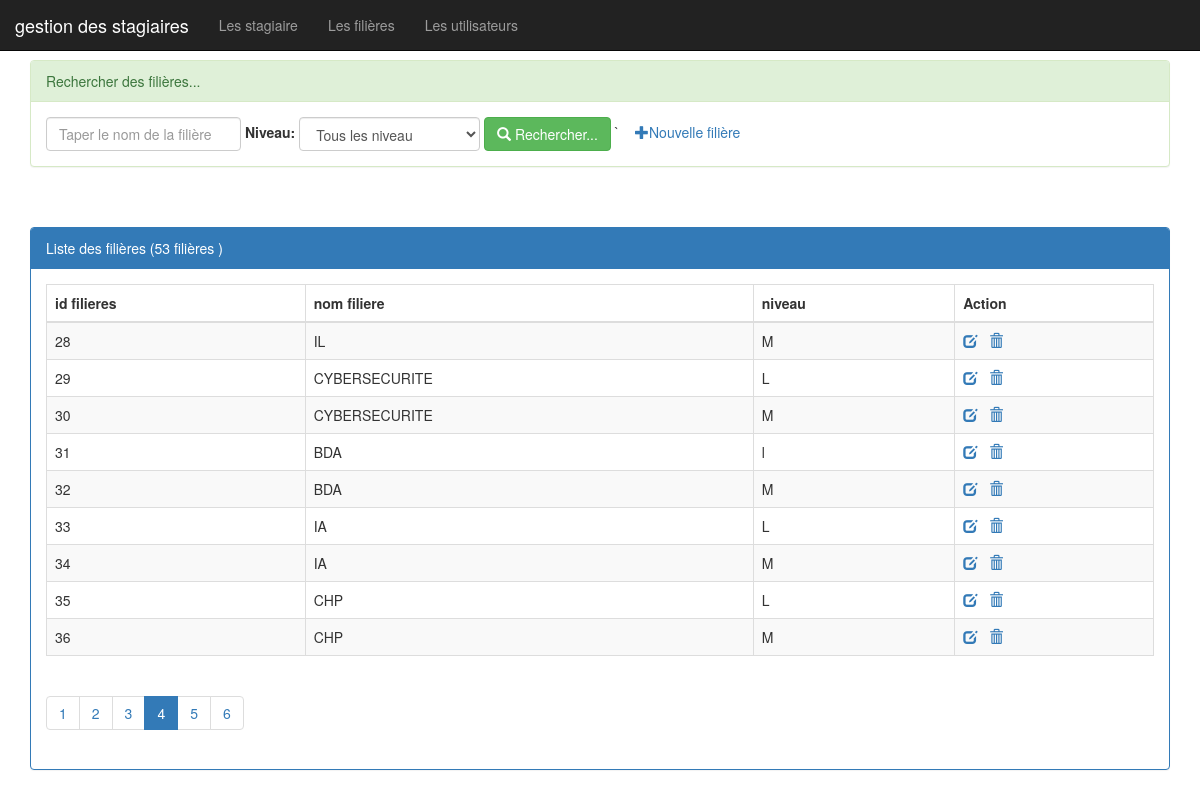
The page /filières.php?page=4 on the database its author committed.
### filières.php (the view, shortened to what this page needs)
<?php
require_once("connexiondb.php");
  $nomf = isset($_GET['nomF']) ? $_GET['nomF'] : "";
  $niveau = isset($_GET['niveau']) ? $_GET['niveau'] : "all";
  $size = isset($_GET['size']) ? $_GET['size'] : 9;
$page = isset($_GET['page']) ? $_GET['page'] : 1;
$offset = ($page-1)*$size;
  if ($niveau=="all") {
      $requete="select * from filières
       where nomfiliere like '%$nomf%'
       limit $size
       offset $offset";
       $requeteCount="select count(*) countF from filières
       where nomfiliere like '%$nomf%' ";
         }
  $resultatF=$pdo -> query($requete);
  $resultatCount=$pdo -> query($requeteCount);
$tabCount = $resultatCount->fetch();
$nbrfiliere = $tabCount['countF'];
$reste=$nbrfiliere%$size;
if ($reste === 0)
  $nbrPage = $nbrfiliere / $size;
else
  $nbrPage = floor($nbrfiliere / $size) + 1;
?>
<!DOCTYPE html>
<html>
<head>
<link rel="stylesheet" href="//netdna.bootstrapcdn.com/bootstrap/3.1.1/css/bootstrap.min.css">
<link rel="stylesheet" href="css/monstyle.css">
</head>
 <body>
     <?php include("menu.php"); ?>
     <div class="container">
          <div class="panel panel-success margetop">
             <div class="panel-heading">Rechercher des filières...</div>
             <div class="panel-body">
               <form action="filières.php" method="get" class="form-inline">
                  <div class="form-group">
                  <input type="text" name="nomF" placeholder="Taper le nom de la filière" class="form-control" value="<?php echo $nomf ?>">
                  </div>
                  <label for="niveau">Niveau:</label>
                   <select name="niveau" class="form-control" id="niveau" onchange="this.form.submit()">
                   <option value="all" <?php if($niveau==="all")echo "selected" ?>>Tous les niveau</option>
                  </select>
                  <button type="submit" class="btn btn-success">
                     <span class="glyphicon glyphicon-search"></span>
                      Rechercher...
                     </button>
                     `&nbsp &nbsp
                     <a href="vouvellefilière.php">
                     <span class="glyphicon glyphicon-plus"></span>Nouvelle filière</a>
               </form>
             </div>
          </div>
          <div class="panel panel-primary margetop">
             <div class="panel-heading">Liste des filières (<?php echo $nbrfiliere?> filières )</div>
             <div class="panel-body">
               <table class="table table-striped table-bordered">
                  <thead>
                   <tr>
                     <th>id filieres</th><th>nom filiere</th><th>niveau</th><th>Action</th>
                   </tr>
                  </thead>
                  <tbody>
                   <?php while($filières=$resultatF->fetch()){ ?>
                     <tr>
                        <td><?php echo $filières['idfilieres'] ?></td>
                        <td><?php echo $filières['nomfiliere'] ?></td>
                        <td><?php echo $filières['niveau']     ?></td>
                        <td>
                         <a href="editerfilière.php">
                           <span class="glyphicon glyphicon-edit"></span>
                         </a>
                         <a onclick="return confirm('Êtes vous sûr de vouloir supprimer la filière')"
                          href="supprimerfilière.php">
                         <span class="glyphicon glyphicon-trash"></span>
                         </a>
                        </td>
                     </tr>
                   <?php
                    }
                   ?>
                  </tbody>
               </table>
               <div>
                  <ul class="pagination">
                   <?php  for($i=1;$i<=$nbrPage;$i++)  { ?>
                     <li class="<?php if($i==$page) echo'active'?>"> <a href="filières.php?page=<?php echo $i; ?> ">
                             <?php echo $i; ?>
                          </a>
                    </li>
                   <?php }  ?>
                   </ul>
               </div>
             </div>
          </div>
     </div>
 </body>
</html>

### css/monstyle.css (style rules this page uses)
.margetop { margin-top: 60px; }

### rows shown on the page
filières: idfilieres "28", nomfiliere "IL", niveau "M"
filières: idfilieres "29", nomfiliere "CYBERSECURITE", niveau "L"
filières: idfilieres "30", nomfiliere "CYBERSECURITE", niveau "M"
filières: idfilieres "31", nomfiliere "BDA", niveau "l"
filières: idfilieres "32", nomfiliere "BDA", niveau "M"
filières: idfilieres "33", nomfiliere "IA", niveau "L"
filières: idfilieres "34", nomfiliere "IA", niveau "M"
filières: idfilieres "35", nomfiliere "CHP", niveau "L"
filières: idfilieres "36", nomfiliere "CHP", niveau "M"

### other values the page prints
$nbrfiliere "53"
